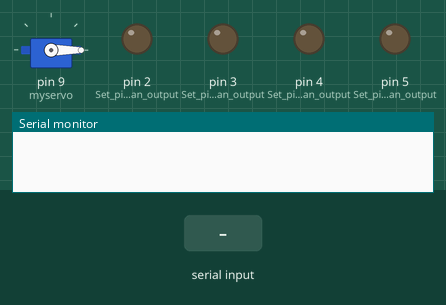
Bench run of a sketch on a simulated Arduino Uno, built with avr-gcc and run on an emulated ATmega328P. On the bench: servo, output pins drawn as LEDs (lit = HIGH), the last lines printed to the serial monitor. Inputs (shaded band) come from the test bench.

Above: at 1.2 s.
1.3 s: "turn on LED" received over Serial
At 2.8 s:
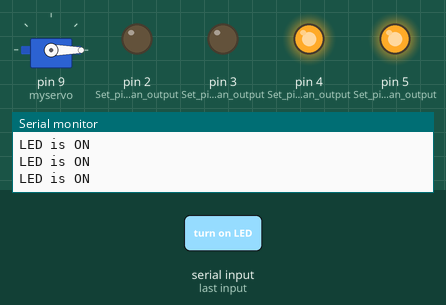
3.8 s: "turn on fan" received over Serial
At 5.9 s:
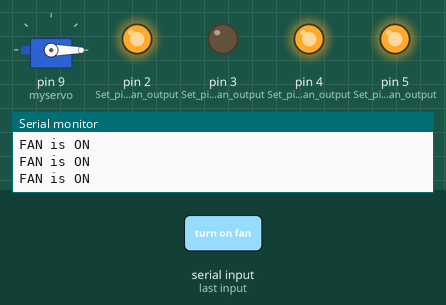
6.3 s: "turn off LED" received over Serial
At 7.9 s:
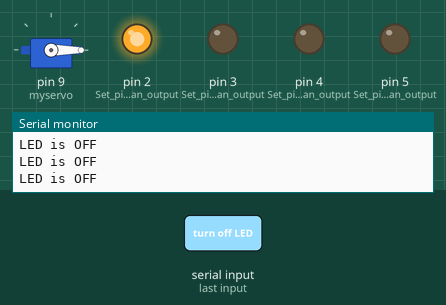
8.8 s: "open door" received over Serial
At 10.8 s:
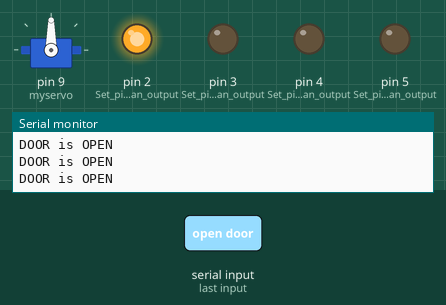
11.3 s: "turn off fan" received over Serial
At 12.9 s:
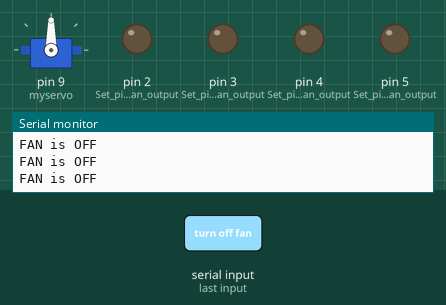
13.8 s: "turn on LED" received over Serial
At 15.9 s:
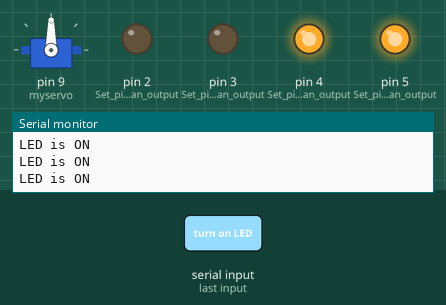
Timing chart, 0 to 17.3 s (numbered marks = the images above; inputs shaded):
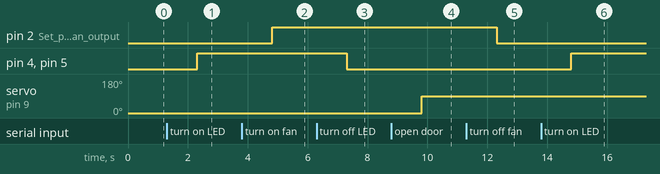

Measured:
- after the input at 1.3 s, pin 4 (Set_pin_4_as_an_output), pin 5 (Set_pin_5_as_an_output): LOW → HIGH after 1.0 s
- after the input at 3.8 s, pin 2 (Set_pin_2_as_an_output): LOW → HIGH after 1.0 s
- after the input at 6.3 s, pin 4 (Set_pin_4_as_an_output), pin 5 (Set_pin_5_as_an_output): HIGH → LOW after 1.0 s
- after the input at 8.8 s, servo on pin 9 (myservo): 0° → 90° after 1.0 s
- after the input at 11.3 s, pin 2 (Set_pin_2_as_an_output): HIGH → LOW after 1.0 s
- after the input at 13.8 s, pin 4 (Set_pin_4_as_an_output), pin 5 (Set_pin_5_as_an_output): LOW → HIGH after 1.0 s

The sketch:

Arduino-code.ino
```cpp
#include <Servo.h>

Servo myservo;  // create servo object to control a servo

void setup() {
  myservo.attach(9);
  myservo.write(0);
  Serial.begin(9600);  // Start the serial communication
  pinMode(2, OUTPUT);  // Set pin 2 as an output
  pinMode(3, OUTPUT);  // Set pin 3 as an output
  pinMode(4, OUTPUT);  // Set pin 4 as an output
  pinMode(5, OUTPUT);  // Set pin 5 as an output
  digitalWrite(4, LOW); // Initialize LED off
  digitalWrite(5, LOW); // Initialize LED off
  digitalWrite(2, LOW); // Initialize LED off
  digitalWrite(3, LOW); // Initialize LED off
}

String voice;

void loop() {
  if (Serial.available() > 0) {
    voice = Serial.readString();  // Read the received string
    voice.trim();                 // Remove any leading/trailing whitespace, \n, \r
    Serial.println("Command: " + voice); // Debugging: print the command
  }

  if (voice == "turn on LED") {
    digitalWrite(4, HIGH); // Turn on the LED
    digitalWrite(5, HIGH);
    Serial.println("LED is ON");
  } else if (voice == "turn off LED") {
    digitalWrite(4, LOW);  // Turn off the LED
    digitalWrite(5, LOW);
    Serial.println("LED is OFF");
  }
  else if (voice=="turn on fan"){
    digitalWrite(2, HIGH); // Turn on the LED
    Serial.println("FAN is ON");
  }
  else if (voice=="turn off fan"){
    digitalWrite(2, LOW); // Turn on the LED
    Serial.println("FAN is OFF");
  }
    else if (voice=="open door"){
    myservo.write(90);
    Serial.println("DOOR is OPEN");
  }
  else if (voice=="close door"){
    myservo.write(0);
    Serial.println("DOOR is close");
  }
}
```
